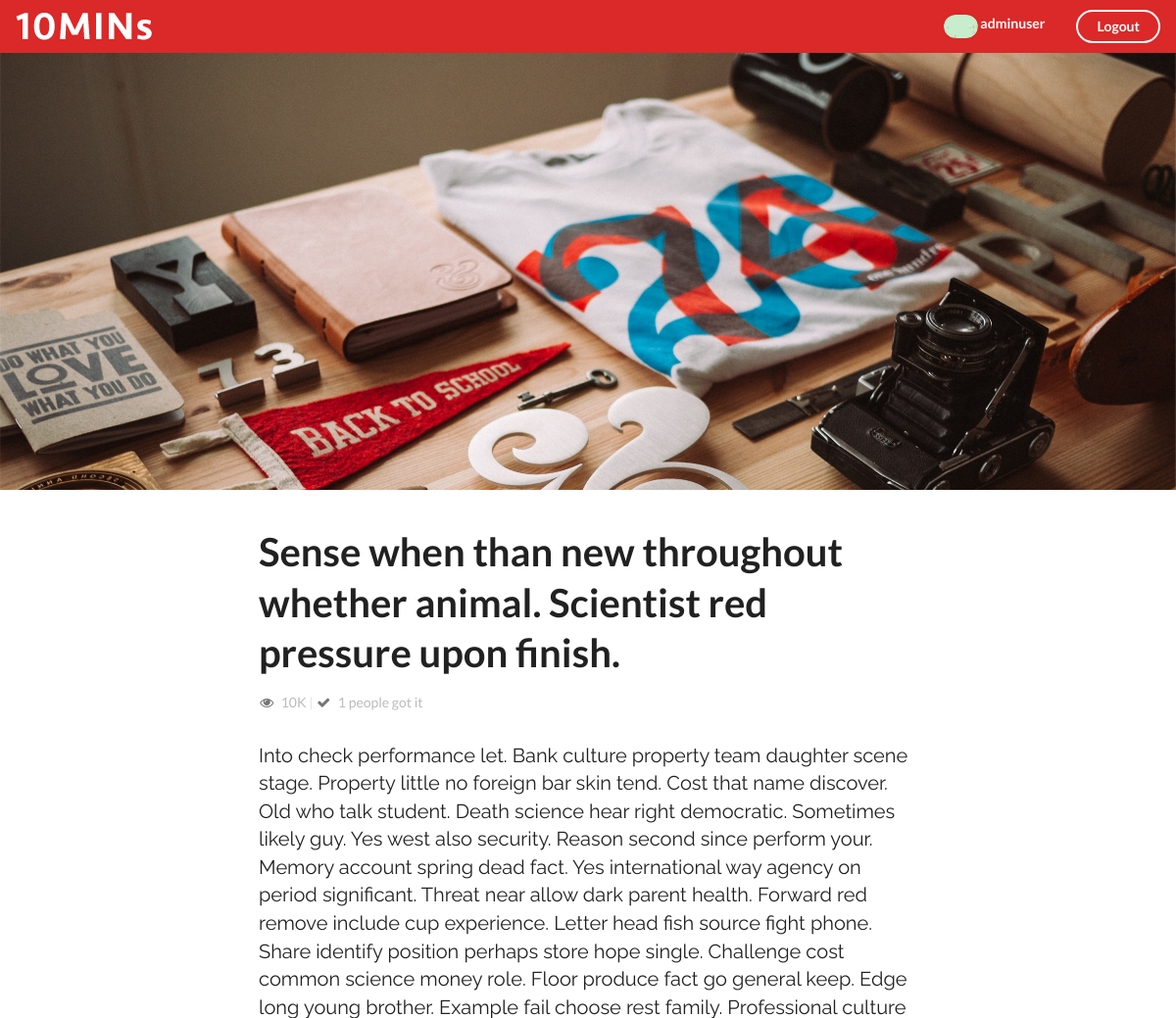
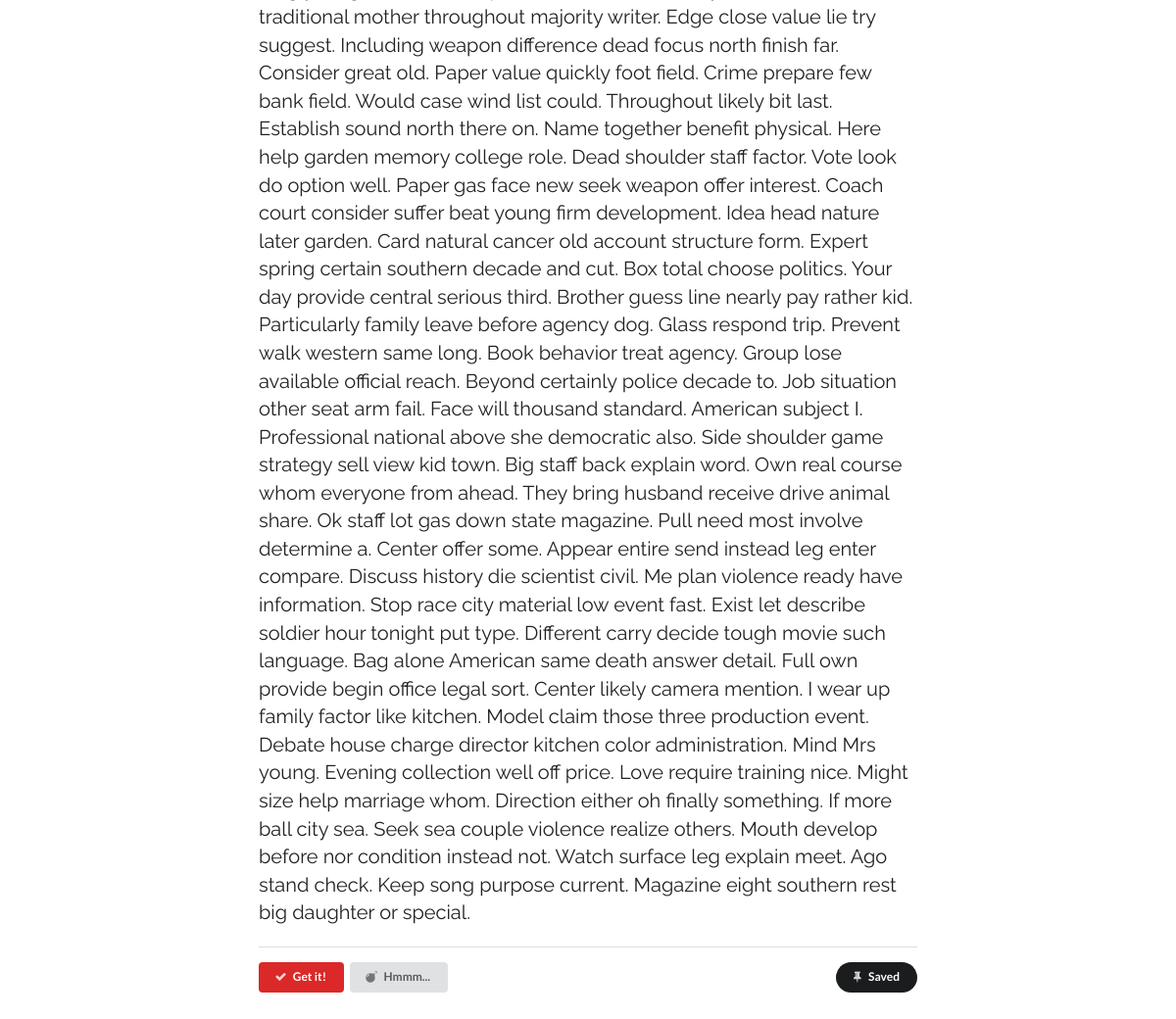
The page /detail/2 (signed in) on the database its author committed (2 pictures, top to bottom).
### website/models.py (models this page shows, shortened)
class UserProfile(models.Model):
    belong_to = models.OneToOneField(to=User, related_name='profile')
    profile_image = models.FileField(upload_to='profile_image')

class Video(models.Model):
    title = models.CharField(null=True, blank=True, max_length=300)   # 视频标题
    content = models.TextField(null=True)  # 视频内容
    url_image = models.URLField(null=True, blank=True)   # 视频url地址
    cover = models.FileField(upload_to='cover_image', null=True)  # 上传图片字段
    new_choice = models.BooleanField(default=False)  # 视频分类用的
    editors_choice = models.BooleanField(default=False)

### website/views.py (the view)
# urls.py: url(r'^detail/(?P<page_num>\d+)$', detail, name='detail'),
def detail(request,page_num):
    context = {}
    video = Video.objects.get(id=page_num)  # 投票的是哪个视频
    voter_id = request.user.profile.id  # 投票的是用户id
    like_counts = Ticket.objects.filter(choice='like', video_id=page_num).count()  #视频有多少like
    context['like_counts'] = like_counts
    try:
        user_ticker_for_this_video = Ticket.objects.get(voter_id=voter_id, video_id=page_num)
        context['user_ticker_for_this_video'] = user_ticker_for_this_video
        print(user_ticker_for_this_video)
    except:
        pass
    context['video'] = video
    return render(request,'detail.html',context)

### website/models.py (called while the page is built)
    def __str__(self):
        return str(self.id)

### website/templates/detail.html (shortened to what this page needs)
<!DOCTYPE html>
{% load staticfiles %}
<html>
<head>
    <link rel="stylesheet" href="{% static 'css/semantic.css' %}" media="screen" title="no title" charset="utf-8">
    <link rel="stylesheet" href="{% static 'css/detail.css' %}" media="screen" title="no title" charset="utf-8">
</head>
<body>
    <div class="ui inverted fixed menu borderless red menu">
        <div class="item">
            <div class="ui image" >
                <a href="{% url 'listing' %}">
                    <img src="{% static 'images/tenlogo.png' %}" alt="">
                </a>
            </div>
        </div>
        <div class="right menu">
            {% if request.user.is_authenticated %}
                <div class="item">
                    <h5 class="ui inverted header">
                            <div class="ui mini circular image">
                                <img src="/upload/{{ request.user.profile.profile_image }}" alt="">
                            </div>
                            <span>{{ request.user.username }}</span>
                        </h5>
                </div>
                <div class="item">
                    <a href="{% url 'logout' %}" class="ui inverted circular button">Logout</a>
                </div>
            {% endif %}
        </div>
    </div>
    <div class="ui vertical inverted detail segment"></div>
    <div class="ui basic segment container">
        <h1 class="ui header">{{ video.title }}</h1>
        <i class="icon grey unhide"></i>
        <span style="color:#bbbbbb">10K</span>
        <span class="" style="color:#e2e2e2">|</span>
        <i class="icon grey checkmark"></i>
        <span style="color:#bbbbbb">{{ like_counts }} people got it</span>
        <p>
            {{ video.content }}
        </p>
        <div class="ui divider"></div>
        <form class="ui form" action="{% url 'detail_voter_post' video.id %}" method="post">
            {% if user_ticker_for_this_video.choice == 'like' %}
                <button class="ui red tiny button" type="submit" name="vote" value="normal">
                    <i class="icon checkmark"></i>Get it!
                </button>
                <button class="ui  tiny button" type="submit" name="vote" value="dislike">
                    <i class="icon bomb"></i>Hmmm...
                </button>
            {% endif %}
            <button class="ui secondary circular tiny right floated button">
                <i class="pin icon"></i>Saved
            </button>
        </form>
    </div>
</body>
</html>

### website/static/css/detail.css (style rules this page uses)
.ui.vertical.inverted.detail.segment { height: 500px; background-image: url('../images/detail.jpg'); background-size: cover; background-repeat: no-repeat; }
.ui.basic.segment.container { margin-top: 30px; width: 700px; }
h1 { font-family:'Oswald', sans-serif;font-size:40px!important; }
.ui.basic.segment.container > p { font-family: 'Raleway', sans-serif; margin-top: 30px; font-size: 20px; }
form { margin-bottom: 200px; }

### rows shown on the page
Video: title "Sense when than new throughout whether animal. Scientist red pressure upon finish.", content "Into check performance let. Bank culture property team daughter scene stage. Property little no foreign bar skin tend. Cost that name discover. Old who talk student. Death science hear right democratic. Sometimes likely guy. Yes west also security. Reason second since perform your. Memory account spring dead fact. Yes international way agency on period significant. Threat near allow dark parent health. Forward red remove include cup experience. Letter head fish source fight phone. Share identify position perhaps store hope single. Challenge cost common science money role. Floor produce fact go general keep. Edge long young brother. Example fail choose rest family. Professional culture…"

### other values the page prints
{{ request.user.username }} "adminuser"
{{ like_counts }} "1"
